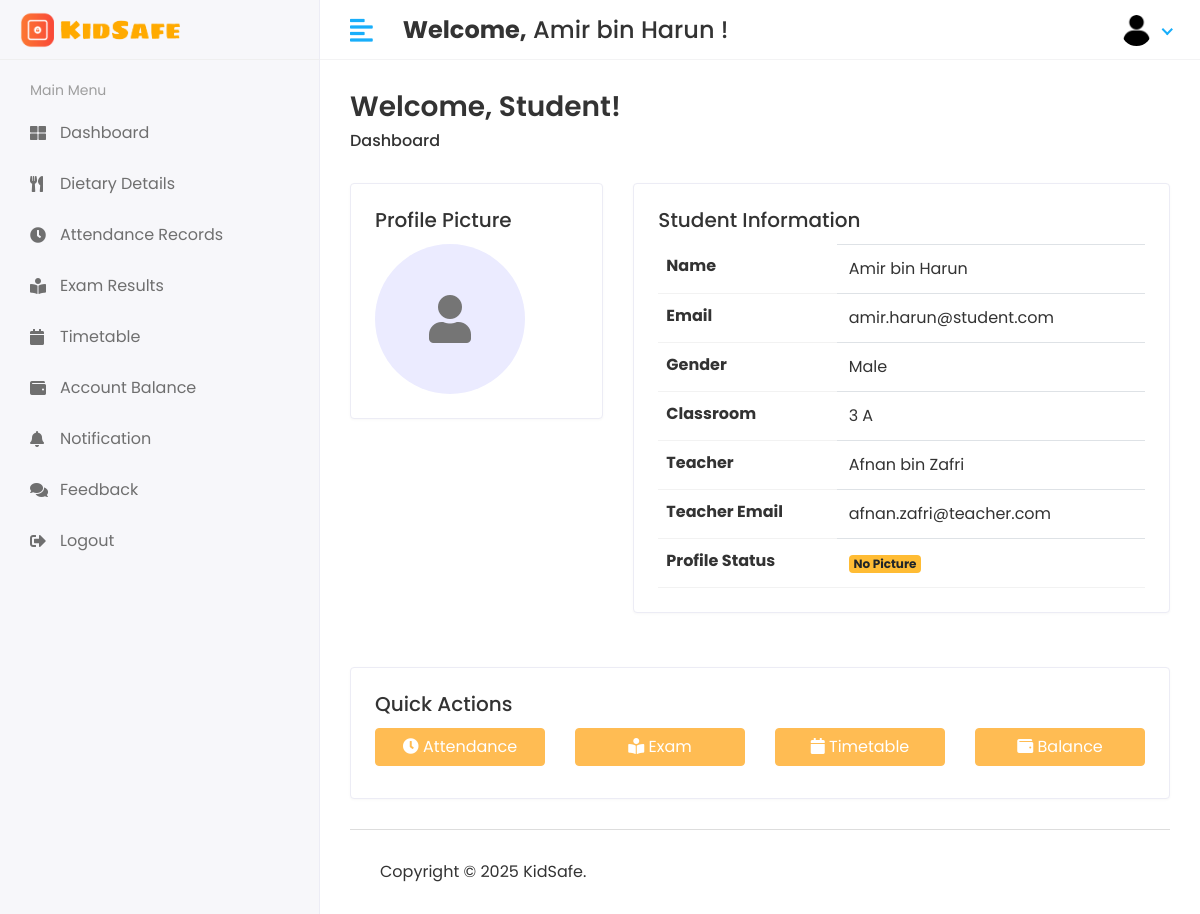
Before: /student/home (signed in) with the older database file.
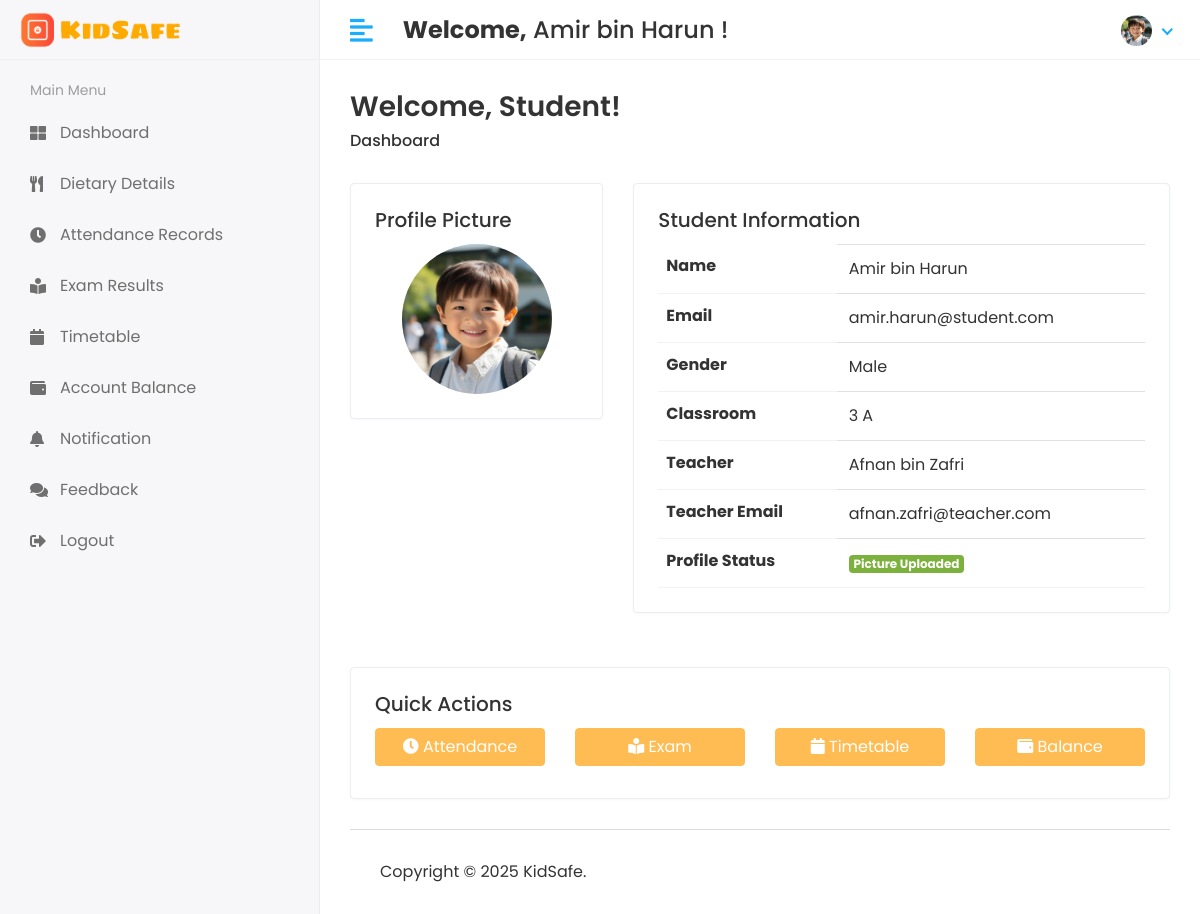
After: the same page with the newer database file.
### kidsafe_app/models.py (models this page shows, shortened)
class CustomUser(AbstractUser):
    USER = (
        (1, 'Administrator'),
        (2, 'Teacher'),
        (3, 'Student'),
        (4, 'Canteen'),
    )
    user_type = models.CharField(choices=USER, max_length=50, default=1)
    profile_pic = models.ImageField(upload_to='media/profile_pic')

class Student(models.Model):
    admin = models.OneToOneField(CustomUser, on_delete=models.CASCADE)
    gender = models.CharField(max_length=100)
    classroom_id = models.ForeignKey(Classroom, on_delete=models.DO_NOTHING)
    created_at = models.DateTimeField(auto_now_add=True)
    updated_at = models.DateTimeField(auto_now=True)

class Classroom(models.Model):
    name = models.CharField(max_length=100)
    created_at = models.DateTimeField(auto_now_add=True)
    updated_at = models.DateTimeField(auto_now=True)

class Teacher(models.Model):
    admin = models.OneToOneField(CustomUser, on_delete=models.CASCADE)
    gender = models.CharField(max_length=100)
    classroom_id = models.ForeignKey(Classroom, on_delete=models.DO_NOTHING)
    created_at = models.DateTimeField(auto_now_add=True)
    updated_at = models.DateTimeField(auto_now=True)

### kidsafe_project/student_views.py (the view)
# urls.py: path('student/home', student_views.home, name='student_home'),
@login_required(login_url='/')
def home(request):
    try:
        student = Student.objects.get(admin=request.user)  # Get the student object linked to the logged-in user
        teacher = Teacher.objects.filter(classroom_id=student.classroom_id).first()  # Get the teacher for the student's classroom
    except Student.DoesNotExist:
        return HttpResponse("Student details not found.", status=404)
    try:
        student_account = StudentAccount.objects.get(student=student)
        balance = student_account.balance
    except StudentAccount.DoesNotExist:
        balance = 0.00  # Default balance if no account exists
    context = {
        'student': student,
        'teacher': teacher,
        'balance': balance,
    }
    return render(request, 'student/home.html', context)

### templates/student/home.html
{% extends 'base.html' %}
{% load static %}
{% block content %}
<div class="page-header">
   <div class="row align-items-center">
      <div class="col">
         <h3 class="page-title">Welcome, Student!</h3>
         <ul class="breadcrumb">
            <li class="breadcrumb-item"><a href="{% url 'student_home' %}">Dashboard</a></li>
         </ul>
      </div>
   </div>
</div>
<div class="row">
   <div class="col-md-4">
      <div class="card">
         <div class="card-body">
            <h5 class="card-title">Profile Picture</h5>
            <div class="text-center">
               {% if student.admin.profile_pic %}
               <img src="{{ student.admin.profile_pic.url }}" alt="Profile Picture" class="img-fluid rounded-circle"
                  style="width: 150px; height: 150px;">
               {% else %}
               <div class="avatar-placeholder rounded-circle bg-light d-flex align-items-center justify-content-center"
                  style="width: 150px; height: 150px;">
                  <i class="fas fa-user fa-3x text-muted"></i>
               </div>
               {% endif %}
            </div>
         </div>
      </div>
   </div>
   <div class="col-md-8">
      <div class="card">
         <div class="card-body">
            <h5 class="card-title">Student Information</h5>
            <div class="table-responsive">
               <table class="table table-hover">
                  <tbody>
                     <tr>
                        <th>Name</th>
                        <td>{{ student.admin.first_name }} {{ student.admin.last_name }}</td>
                     </tr>
                     <tr>
                        <th>Email</th>
                        <td>{{ student.admin.email }}</td>
                     </tr>
                     <tr>
                        <th>Gender</th>
                        <td>{{ student.gender }}</td>
                     </tr>
                     <tr>
                        <th>Classroom</th>
                        <td>{{ student.classroom_id.name }}</td>
                     </tr>
                     <tr>
                        <th>Teacher</th>
                        <td>
                           {% if teacher %}
                           {{ teacher.admin.first_name }} {{ teacher.admin.last_name }}
                           {% else %}
                           No teacher assigned.
                           {% endif %}
                        </td>
                     </tr>
                     <tr>
                        <th>Teacher Email</th>
                        <td>
                           {% if teacher %}
                           {{ teacher.admin.email }}
                           {% else %}
                           No teacher assigned.
                           {% endif %}
                        </td>
                     </tr>
                     <tr>
                        <th>Profile Status</th>
                        <td>
                           {% if student.admin.profile_pic %}
                           <span class="badge badge-success">Picture Uploaded</span>
                           {% else %}
                           <span class="badge badge-warning">No Picture</span>
                           {% endif %}
                        </td>
                     </tr>
                  </tbody>
               </table>
            </div>
         </div>
      </div>
   </div>
</div>
<div class="row mt-4">
   <div class="col-md-12">
      <div class="card">
         <div class="card-body">
            <h5 class="card-title">Quick Actions</h5>
            <div class="row">
               <div class="col-6 col-md-3 mb-2">
                  <a href="{% url 'student_attendance' %}" class="btn btn-primary btn-block">
                     <i class="fas fa-clock"></i> Attendance
                  </a>
               </div>
               <div class="col-6 col-md-3 mb-2">
                  <a href="{% url 'academic_results' %}" class="btn btn-primary btn-block">
                     <i class="fas fa-book-reader"></i> Exam
                  </a>
               </div>
               <div class="col-6 col-md-3 mb-2">
                  <a href="{% url 'student_view_timetable' %}" class="btn btn-primary btn-block">
                     <i class="fas fa-calendar"></i> Timetable
                  </a>
               </div>
               <div class="col-6 col-md-3 mb-2">
                  <a href="{% url 'view_account_balance' %}" class="btn btn-primary btn-block">
                     <i class="fas fa-wallet"></i> Balance
                  </a>
               </div>
            </div>
         </div>
      </div>
   </div>
</div>
{% endblock %}

### templates/base.html (shortened to what this page needs)
<!DOCTYPE html>
<html lang="en">
{% load static %}
<head>
   <link rel="stylesheet" href="{% static 'assets/plugins/bootstrap/css/bootstrap.min.css' %}">
   <link rel="stylesheet" href="{% static 'assets/plugins/fontawesome/css/fontawesome.min.css' %}">
   <link rel="stylesheet" href="{% static 'assets/plugins/fontawesome/css/all.min.css' %}">
   <link rel="stylesheet" href="{% static 'assets/plugins/datatables/datatables.min.css' %}">
   <link rel="stylesheet" href="{% static 'assets/css/style.css' %}">
</head>
<body>
   <div class="main-wrapper">
      {% include 'includes/header.html' %}
      {% include 'includes/sidebar.html' %}
      <div class="page-wrapper">
         <div class="content container-fluid">
            {% block content %}{% endblock %}
            {% include 'includes/footer.html' %}
         </div>
      </div>
   </div>
</body>
</html>

### templates/includes/header.html (shortened to what this page needs)
{% load static %}
<div class="header">
    <div class="header-left">
        {% if user.user_type == '1' %}
        <a href="{% url 'admin_home' %}" class="logo">
            <img src="{% static 'assets/img/logo4.png' %}" alt="Logo">
        </a>
        <a href="{% url 'admin_home' %}" class="logo logo-small">
            <img src="{% static 'assets/img/logo3.png' %}" alt="Logo" width="30" height="30">
        </a>
        {% elif user.user_type == '3' %}
        <a href="{% url 'student_home' %}" class="logo">
            <img src="{% static 'assets/img/logo4.png' %}" alt="Logo">
        </a>
        {% endif %}
    </div>
    <a href="javascript:void(0);" id="toggle_btn">
        <i class="fas fa-align-left"></i>
    </a>
    <div class="top-nav-search mt-3">
        <h4><strong>Welcome,</strong>&nbsp;<span>{{user.first_name}} {{user.last_name}}</span>&nbsp;!</h4>
    </div>
    <ul class="nav user-menu">
        <li class="nav-item dropdown has-arrow">
            <a href="#" class="dropdown-toggle nav-link" data-toggle="dropdown">
                {% if user.profile_pic == "" %}
                <span class="user-img"><img class="rounded-circle" src="{% static 'assets/img/noimg.png' %}" width="31" height="31" alt=""></span>
                {% else %}
                <span class="user-img"><img class="rounded-circle" src="/{{user.profile_pic}}" width="31" height="31" alt=""></span>
                {% endif %}
            </a>
        </li>
    </ul>
</div>

### templates/includes/sidebar.html (shortened to what this page needs)
{% load active_link_tags %}
<div class="sidebar" id="sidebar">
    <div class="sidebar-inner slimscroll">
        <div id="sidebar-menu" class="sidebar-menu">
            {% if user.user_type == '1' %}
            <ul>
                <li class="{% active_link 'admin_home' 'active' %}">
                    <a href="{% url 'admin_home' %}"><i class="fa fa-th-large"></i> <span>Dashboard</span></a>
                </li>
                <li class="menu-title">
                    <span>Manage Users</span>
                </li>
                <li class="{% active_link 'view_teacher' 'active' %}">
                    <a href="{% url 'view_teacher' %}"><i class="fas fa-chalkboard-teacher"></i> <span>Teachers</span></a>
                </li>
                <li class="{% active_link 'view_student' 'active' %}">
                    <a href="{% url 'view_student' %}"><i class="fas fa-user-graduate"></i> <span>Students</span></a>
                </li>
                <li class="{% active_link 'view_canteen' 'active' %}">
                    <a href="{% url 'view_canteen' %}"><i class="fas fa-utensils"></i> <span>Canteen</span></a>
                </li>
                <!--<li class="submenu">
                    <a href="#"><i class="fas fa-graduation-cap"></i> <span> Class</span> <span
                            class="menu-arrow"></span></a>
                    <ul>
                        <li><a href="#">View Class</a></li>
                        <li><a href="#">Add Class</a></li>
                    </ul>
                </li>-->
                <li class="{% active_link 'view_subject' 'active' %}">
                    <a href="{% url 'view_subject' %}"><i class="fas fa-book-reader"></i> <span>Subjects</span></a>
                </li>
                <li class="submenu">
                    <a href="#"><i class="fa fa-bell"></i> <span> Send Notification</span> <span
                            class="menu-arrow"></span></a>
                    <ul>
                        <li><a href="#">Teacher Notification</a></li>
                        <li><a href="#">Student Notification</a></li>
                        <li><a href="#">Canteen Notification</a></li>
                    </ul>
                </li>
                <li class="submenu">
                    <a href="#"><i class="fas fa-comments"></i> <span> Feedback</span> <span
                            class="menu-arrow"></span></a>
                    <ul>
                        <li><a href="#">Teacher Feedback</a></li>
                        <li><a href="#">Student Feedback</a></li>
                        <li><a href="#">Canteen Feedback</a></li>
                    </ul>
                </li>
                <li class="menu-title">
                    <span>NFC Function</span>
                </li>
                <li class="{% active_link 'register_card' 'active' %}">
                    <a href="{% url 'register_card' %}"><i class="fa fa-barcode"></i> <span>Register Card</span></a>
                </li>
                <!--<li class="{% active_link 'read_card' 'active' %}">
                    <a href="{% url 'read_card' %}"><i class="fa fa-barcode"></i> <span>Read Card</span></a>
                </li>-->
                <li class="{% active_link 'scan_and_assign_card' 'active' %}">
                    <a href="{% url 'scan_and_assign_card' %}"><i class="fa fa-barcode"></i> <span>Scan and Assign Card</span></a>
                </li>
                <li class="{% active_link 'scan_attendance' 'active' %}">
                    <a href="{% url 'scan_attendance' %}"><i class="fa fa-barcode"></i> <span>Scan Attendance</span></a>
                </li>
                <li class="{% active_link 'scan_and_add_balance' 'active' %}">
                    <a href="{% url 'scan_and_add_balance' %}"><i class="fa fa-barcode"></i> <span>Scan Balance</span></a>
                </li>
                <li class="menu-title">
                    <span>Manage Cards</span>
                </li>
                <li class="{% active_link 'attendance_list' 'active' %}">
                    <a href="{% url 'attendance_list' %}"><i class="fas fa-calendar"></i> <span>Attendance Records</span></a>
                </li>
                <li class="{% active_link 'view_registered_cards' 'active' %}">
                    <a href="{% url 'view_registered_cards' %}"><i class="fa fa-id-card"></i> <span>Registered Card</span></a>
                </li>
                <li class="{% active_link 'assigned_students' 'active' %}">
                    <a href="{% url 'assigned_students' %}"><i class="fa fa-id-card"></i> <span>Assigned Card</span></a>
                </li>
                <li class="{% active_link 'deactivated_cards' 'active' %}">
                    <a href="{% url 'deactivated_cards' %}"><i class="fa fa-id-card"></i> <span>Deactivated Card</span></a>
                </li>
                <li>
                    <a href="{% url 'doLogout' %}"><i class="fas fa-sign-out-alt"></i> <span>Logout</span></a>
                </li>
            </ul>
            {% elif user.user_type == '3' %}
            <ul>
                <li class="menu-title">
                    <span>Main Menu</span>
                </li>
                <li class="{% active_link 'student_home' 'active' %}">
                    <a href="{% url 'student_home' %}"><i class="fa fa-th-large"></i> <span>Dashboard</span></a>
                </li>
                <li class="{% active_link 'dietary_details' 'active' %}">
                    <a href="{% url 'dietary_details' %}"><i class="fas fa-utensils"></i> <span>Dietary Details</span></a>
                </li>
                <li class="{% active_link 'student_attendance' 'active' %}">
                    <a href="{% url 'student_attendance' %}"><i class="fa fa-clock"></i> <span>Attendance Records</span></a>
                </li>
                <li class="{% active_link 'academic_results' 'active' %}">
                    <a href="{% url 'academic_results' %}"><i class="fas fa-book-reader"></i> <span>Exam Results</span></a>
                </li>
                <li class="{% active_link 'student_view_timetable' 'active' %}">
                    <a href="{% url 'student_view_timetable' %}"><i class="fa fa-calendar"></i> <span>Timetable</span></a>
                </li>
                <li class="{% active_link 'view_account_balance' 'active' %}">
                    <a href="{% url 'view_account_balance' %}"><i class="fas fa-wallet"></i> <span>Account Balance</span></a>
                </li>
                <li class="{% active_link '#' 'active' %}">
                    <a href="#"><i class="fa fa-bell"></i> <span>Notification</span></a>
                </li>
                <li class="{% active_link '#' 'active' %}">
                    <a href="#"><i class="fas fa-comments"></i> <span>Feedback</span></a>
                </li>
                <li>
                    <a href="{% url 'doLogout' %}"><i class="fas fa-sign-out-alt"></i> <span>Logout</span></a>
                </li>
            </ul>
            {% endif %}
        </div>
    </div>
</div>

### templates/includes/footer.html
<footer>
    <p>Copyright &copy; 2025 KidSafe.</p>
</footer>

Changed rows visible on the page:
changed CustomUser "Amir": profile_pic: picture added
changed Student "Male": admin.profile_pic: picture added
Other visible differences:
text no longer shown: "No Picture"
text now shown: "Picture Uploaded"
